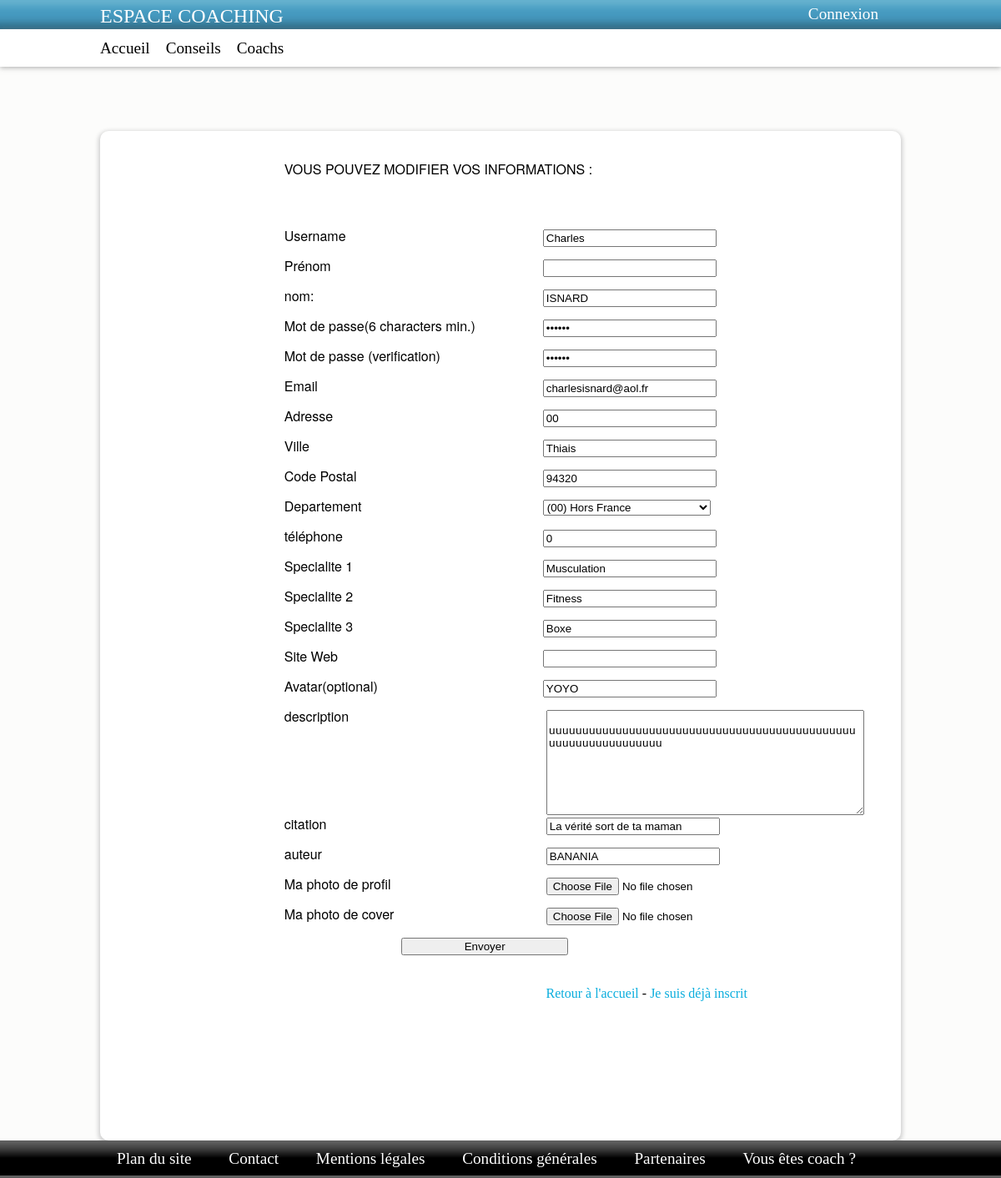
The app's page /members_area/edit_infos2.php (signed in) with its own data.
### tables this page shows
CREATE TABLE `users` (
  `id` bigint(20) NOT NULL AUTO_INCREMENT,
  `username` varchar(255) NOT NULL,
  `prenom` varchar(255) NOT NULL,
  `nom` varchar(255) NOT NULL,
  `password` varchar(255) NOT NULL,
  `email` varchar(255) NOT NULL,
  `type_user` varchar(5) NOT NULL,
  `telephone` int(10) NOT NULL,
  `adresse` varchar(255) NOT NULL,
  `departement` tinyint(4) NOT NULL,
  `ville` varchar(255) NOT NULL,
  `code_postal` varchar(5) NOT NULL,
  `specialite1` varchar(255) NOT NULL,
  `specialite2` varchar(255) NOT NULL,
  `specialite3` varchar(255) NOT NULL,
  `website` varchar(255) NOT NULL,
  `avatar` text NOT NULL,
  `description` varchar(255) NOT NULL,
  `citation` varchar(255) NOT NULL,
  `auteur` varchar(255) NOT NULL,
  `note` float NOT NULL,
  `signup_date` int(10) NOT NULL,
  PRIMARY KEY (`id`)
);

### members_area/function_users.php (called while the page is built, shortened)
<?php
function get_user_by_Id($id){
    if ($id != NULL) {
     $id = htmlspecialchars($id);
     try{
        $query = mysql_query('SELECT * FROM users WHERE id = "'.$id.'"') or die(mysql_error());
        $nb_resultats = mysql_num_rows($query);
         if($nb_resultats == 0){
         return "NoResult";
         }
         else{
          return $query;
         }
     }
     catch(Exception $e)
			{
			        die('Erreur : '.$e->getMessage());
			}
}
    else{
     return false;
    }
}
?>

### members_area/edit_infos2.php (the view, shortened to what this page needs)
<?php
include 'function_users.php';
if(isset($_SESSION['userid'])){
?>
<!DOCTYPE html PUBLIC "-//W3C//DTD XHTML 1.0 Transitional//EN" "http://www.w3.org/TR/xhtml1/DTD/xhtml1-transitional.dtd">
<html xmlns="http://www.w3.org/1999/xhtml">
    <head>
         <link rel="stylesheet" href="../css/base.css">
		<link rel="stylesheet" href="../css/style.css">
		<link rel="stylesheet" href="../css/layout.css">
		<link rel="stylesheet" href="../css/skeleton.css">
    </head>
    <body>
    	<header>
	<nav id="blue">
	     <div class="Conteiner">
			   	<a href="Index.php"><h1>Espace Coaching</h1></a>
			   	<ul>
			    	<li><a href="members_area" class="blue-right">Connexion</a></li>
					<li><a href="#" class="blue-right">Faq</a></li>
			   	</ul>
	     </div>
    </nav>
		    <nav id="white">
		     <div class="Conteiner">
			    <a href="../Index.php">Accueil</a>
			    <a href="../articles.php">Conseils</a>
			    <a href="../recherche.php">Coachs</a>
		     </div>
		    </nav>
</header>
<?php
if(isset($_SESSION['userid']))
{
    if(isset($_POST['username'],$_POST['prenom'], $_POST['password'],$_POST['passverif'], $_POST['nom'], $_POST['email'])) {
      $info = verification_update_info($_SESSION['userid'],$_POST['prenom'], $_POST['username'] ,$_POST['nom'],$_POST['password'], $_POST['passverif'], $_POST['telephone'], $_POST['adresse'], $_POST['ville'], $_POST['departement'], $_POST['code_postal'], $_POST['specialite1'], $_POST['specialite2'], $_POST['specialite3'], $_POST['website'], $_POST['description'], $_POST['citation'], $_POST['auteur'], $_POST['email'], $_POST['avatar']);
    if(is_string($info)){
        echo $info;
    }
    }
    else{
        $info = mysql_fetch_array(get_user_by_id($_SESSION['userid']));
    }
?>
<div class="main">
<div class="wrap">
	<div class="Conteiner">
		<section id="inscription">
			<div class="inscription">
    <form action="edit_infos2.php" method="post" enctype="multipart/form-data">
        <p style="text-transform: uppercase; font-family:HelveticaNeue, CalibriRegular, Gill Sans; margin-bottom: 40px;">Vous pouvez modifier vos informations :</p><br />
        <div class="center">
            <label for="username">Username</label><input type="text" name="username" id="username" value="<?php echo $info['username']; ?>" /><br />
             <label for="prenom">Prénom</label><input type="text" name="prenom" value="<?php if(isset($_POST['prenom'])){echo htmlentities($_POST['prenom'], ENT_QUOTES, 'UTF-8');} ?>" /><br />
            <label for="nom">nom:</label><input type="text" name="nom" id="nom" value="<?php echo $info['nom']; ?>"/><br />
            <label for="password">Mot de passe<span class="small">(6 characters min.)</span></label><input type="password" name="password" id="password"                    value="<?php echo $info['password']; ?>" /><br />
            <label for="passverif">Mot de passe <span class="small">(verification)</span></label><input type="password" name="passverif" id="passverif" value="<?php echo $info['password']; ?>" /><br />
            <label for="email">Email</label><input type="text" name="email" id="email" value="<?php echo $info['email']; ?>" /><br />
            <label for="adresse" >Adresse</label><input type ="text" name="adresse" id="adresse" value="<?php echo $info['adresse'];?>" /> <br />
            <label for="ville" >Ville</label><input type ="text" name="ville" id="ville" value="<?php echo $info['ville'];?>" /> <br />
            <label for="code_postal" >Code Postal</label><input type ="text" name="code_postal" id="code_postal" value="<?php echo $info['code_postal'];?>" />              <br />
            <label for="departement">Departement</label><select value name="departement" value="<?php echo $info['departement']; ?>">
				<option value="00">(00) Hors France</option>
			</select>
            <br />
			<label for="téléphone">téléphone</label><input type="tel" name="téléphone" id="téléphone" value="<?php echo $info['telephone']; ?>"/><br />
            <label for="specialite1" >Specialite 1</label><input type ="text" name="specialite1" id="specialite1" value="<?php echo $info['specialite1'];?>" />              <br />
            <label for="specialite2" >Specialite 2</label><input type ="text" name="specialite2" id="specialite2" value="<?php echo $info['specialite2'];?>" />              <br />
            <label for="specialite3" >Specialite 3</label><input type ="text" name="specialite3" id="specialite3" value="<?php echo $info['specialite3'];?>" />              <br />
            <label for"website">Site Web</label><input type ="text" name="website" id="website" value="<?php echo $info['website'];?>" />                                   <br />
            <label for="avatar">Avatar<span class="small">(optional)</span></label><input type="text" name="avatar" id="avatar"  value="<?php echo $info['avatar'];?>"/><br />
		    <label for="description">description</label>
            <textarea name="description" rows="8" cols="45">
		    	<?php echo $info['description']; ?>
		    </textarea>
		    <label for="citation">citation</label>
		    <input type="text" name="citation" id="auteur" value="<?php echo $info['citation']; ?>"/><br />
		    <label for="auteur">auteur</label>
		    <input type="text" name="auteur" id="auteur" value="<?php echo $info['auteur']; ?>"/><br />
            <label for="photo"> Ma photo de profil </label>
            <input type="file" name="photo" id="photo" /?> <br />
            <label for="cover"> Ma photo de cover </label>
            <input type="file" name="cover" id="cover" /?> <br />
            <input style="position:relative; left:17%;" type="submit" value="Envoyer" />
 		</div>
    </form>
    <div class="foot"><a href="../index.php">Retour à l'accueil</a> - <a href="login.php">Je suis déjà inscrit</a></div>
</div>
    </section>
</div>
    <?php
}
else
{
?>
<div class="message">To access this page, you must be logged.<br />
<a href="connexion.php">Log in</a></div>
<?php
}
?>
		<footer>
  		  <div class="Conteiner">
		     <a href="#" >Plan du site</a>
		     <a href="#" >Contact</a>
		     <a href="#" >Mentions légales</a>
		     <a href="#" >Conditions générales</a>
		     <a href="#" >Partenaires</a>
		     <a href="#" >Vous êtes coach ?</a>
  		  </div>
		  </footer>
	</body>
</html>
<?php }
    ?>

### css/base.css (style rules this page uses)
html, body, div, span, applet, object, iframe, h1, h2, h3, h4, h5, h6, p, blockquote, pre, a, abbr, acronym, address, big, cite, code, del, dfn, em, img, ins, kbd, q, s, samp, small, strike, strong, sub, sup, tt, var, b, u, i, center, dl, dt, dd, ol, ul, li, fieldset, form, label, legend, table, caption, tbody, tfoot, thead, tr, th, td, article, aside, canvas, details, embed, figure, figcaption, footer, header, hgroup, menu, nav, output, ruby, section, summary, time, mark, audio, video { margin: 0; padding: 0; border: 0; font-size: 100%; font: inherit; vertical-align: baseline; }
article, aside, details, figcaption, figure, footer, header, hgroup, menu, nav, section { display: block; }
body { line-height: 1; }
ol, ul { list-style: none; }

### css/style.css (style rules this page uses)
html, body { height: 100%; background-color: #FCFCFB; }
.wrap { padding-bottom: 45px; background-color:#FCFCFB; height:100%; }
.main { min-height: 100%; position: relative;; }
.Conteiner { width:960px; margin: 0 auto; }
a { text-decoration:none; }
ul { padding:0; }
header { height:80px; }
#blue { height:35px; background: url(img/header.png); background-repeat: repeat-x; }
nav ul ,a ,li ,h1, h2 { display : inline; font-family: CalibriRegular, Myriad pro; color:white; }
nav h1 { margin-right: 610px; font-size: 1.5em; text-transform: uppercase; line-height: 1.6; vertical-align: middle; }
nav a { color:white; }
#blue ul { margin-top:6px; }
#blue ul li { font-size : 1.2em; margin-left: 15px; }
#white { height:45px; background-color: white; box-shadow: 0px 1px 6px 0px rgba(119, 119, 119, 0.61); -moz-box-shadow: 0px 1px 6px 0px rgba(119, 119, 119, 0.61); -webkit-box-shadow: 0px 1px 6px 0px rgba(119, 119, 119, 0.61); color:black; position: absolute; width: 100%; z-index: 3; }
#white a { color:black; margin-right: 15px; font-size: 1.2em; line-height: 2.4; -webkit-transition: color .5s ease-in; -moz-transition: color .5s ease-in; -o-transition: color .5s ease-in; transition: color .5s ease-in; }
.inscription { left: 23%; position:relative; width:86%; }
#inscription { background-color: white; padding-top: 30px; padding-bottom: 60px; position:relative; margin-top:77px; -moz-box-shadow: 0px 2px 5px 2px #cfcfcf; -webkit-box-shadow: 0px 2px 5px 2px #cfcfcf; -o-box-shadow: 0px 2px 5px 2px #cfcfcf; box-shadow: 0px 2px 5px 2px #cfcfcf; filter:progid:DXImageTransform.Microsoft.Shadow(color=#cfcfcf, Direction=180, Strength=5); -moz-border-radius: 10px; -webkit-border-radius: 10px; border-radius: 10px; }
.center label { font-family: HelveticaNeue, Calibri, GilL Sans; width:310px; display:inline-block; vertical-align:top; text-align:left; margin-bottom: 20px; }
.center input { width: 200px; }
.foot { margin-top: 30px; margin-bottom: 100px; width: 300px; position: relative; left: 38%; }
.inscription p { font-family:HelveticaNeue, CalibriRegular, Gill Sans; font-size: 1em; line-height: 2; }
.inscription a { color:#12b7e7; line-height: 2; }
.foot a { color:#0aaddd; position:relative; }
footer { background: url(img/footer.png); height:45px; font-family: calibri; font-size: 1.2em; clear:both; z-index: 3; position: absolute; bottom: 0; left: 0; right: 0; }
footer a { color:white; margin-right: 20px; margin-left: 20px; margin-top: 10px; line-height: 2.3; -webkit-transition: color .5s ease-in; -moz-transition: color .5s ease-in; -o-transition: color .5s ease-in; transition: color .5s ease-in; }

### records on screen
users: username "Charles", nom "ISNARD", email "charlesisnard@aol.fr", adresse "00", ville "Thiais", code_postal "94320", departement "(00) Hors France", téléphone "0", specialite1 "Musculation", specialite2 "Fitness", specialite3 "Boxe", avatar "YOYO", description "uuuuuuuuuuuuuuuuuuuuuuuuuuuuuuuuuuuuuuuuuuuuuuuuuuuuuuuuuuuuuuu", citation "La vérité sort de ta maman", auteur "BANANIA"
